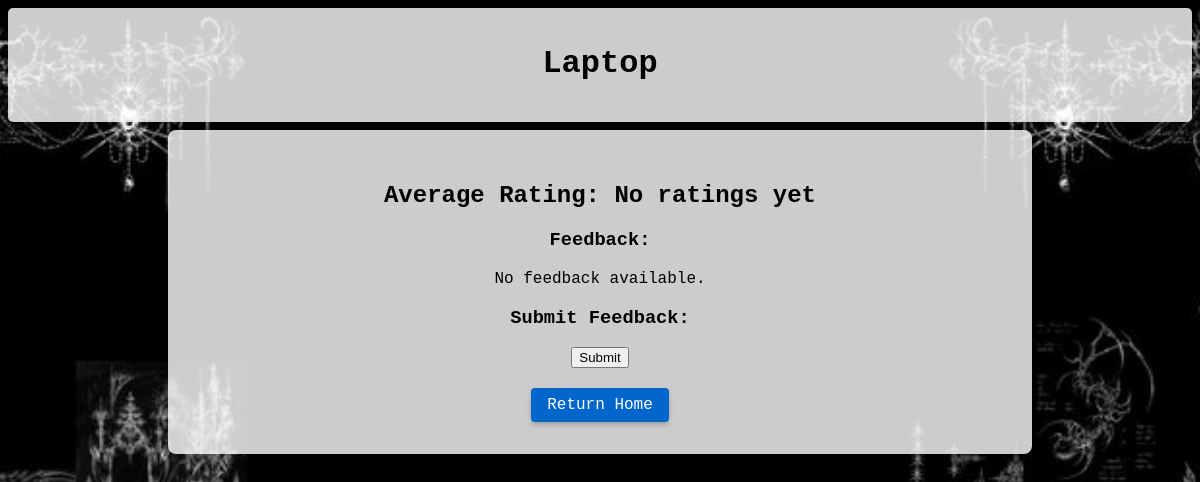
Page /item/2/ on the earlier database version.
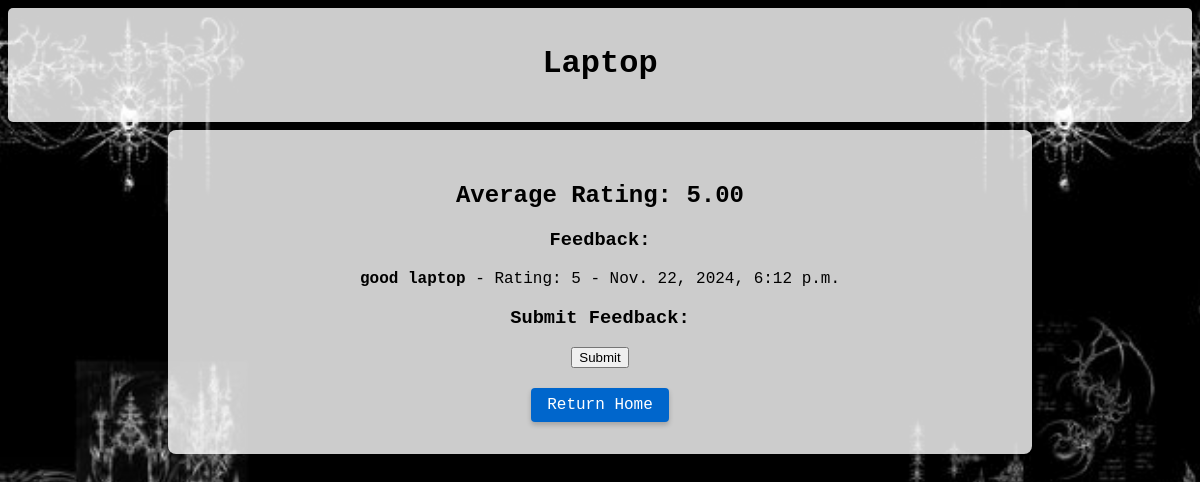
Same page on the later database version.
### feedback/models.py (models this page shows, shortened)
class Item(models.Model):
    name = models.CharField(max_length=100)
    description = models.TextField(null=True, blank=True)  # Add this field if needed

class Feedback(models.Model):
    item = models.ForeignKey(Item, related_name='feedback', on_delete=models.CASCADE)
    comment = models.TextField()
    rating = models.IntegerField(null=True, blank=True)  # Add rating field
    created_at = models.DateTimeField(auto_now_add=True)

### feedback/views.py (the view)
# urls.py: path('item/<int:item_id>/', views.item_detail, name='item_detail'),  # Item detail page
def item_detail(request, item_id):
    item = get_object_or_404(Item, id=item_id)
    feedback_list = Feedback.objects.filter(item=item)
    return render(request, 'feedback/item_detail.html', {'item': item, 'feedback_list': feedback_list})

### feedback/templatetags/custom_filters.py (called while the page is built)
@register.filter
def average(item):
    feedbacks = Feedback.objects.filter(item=item)
    if feedbacks.exists():
        return sum(feedback.rating for feedback in feedbacks) / len(feedbacks)
    return 0  # Return 0 if no feedbacks exist

### feedback/templates/feedback/item_detail.html (shortened to what this page needs)
<!DOCTYPE html>
{% load custom_filters %}
{% load static %}
<html>
<head>
</head>
<body>
    <header>
        <h1>{{ item.name }}</h1>
    </header>
    <main>
        <h2>Average Rating:
            {% if feedback_list %}
                {{ item|average|floatformat:2 }}
            {% else %}
                No ratings yet
            {% endif %}
        </h2>
        <h3>Feedback:</h3>
        <ul>
            {% for feedback in feedback_list %}
                <li>
                    <strong>{{ feedback.comment }}</strong> - Rating: {{ feedback.rating }} - {{ feedback.created_at }}
                </li>
            {% empty %}
                <li>No feedback available.</li>
            {% endfor %}
        </ul>
        <h3>Submit Feedback:</h3>
        <form method="post" action="{% url 'submit_feedback' item.id %}">
            <button type="submit">Submit</button>
            <div class="center-button">
                <a href="{% url 'home' %}" class="button-link">Return Home</a>
            </div>
        </form>
    </main>
</body>
</html>

Differences in the rows shown:
shown differently, row unchanged: Item "Laptop": id.rating (not shown) → "5.00"
added Feedback: comment "good laptop", rating "5", created_at "Nov. 22, 2024, 6:12 p.m."
Other differences:
text no longer shown: "No ratings yet No feedback available."
